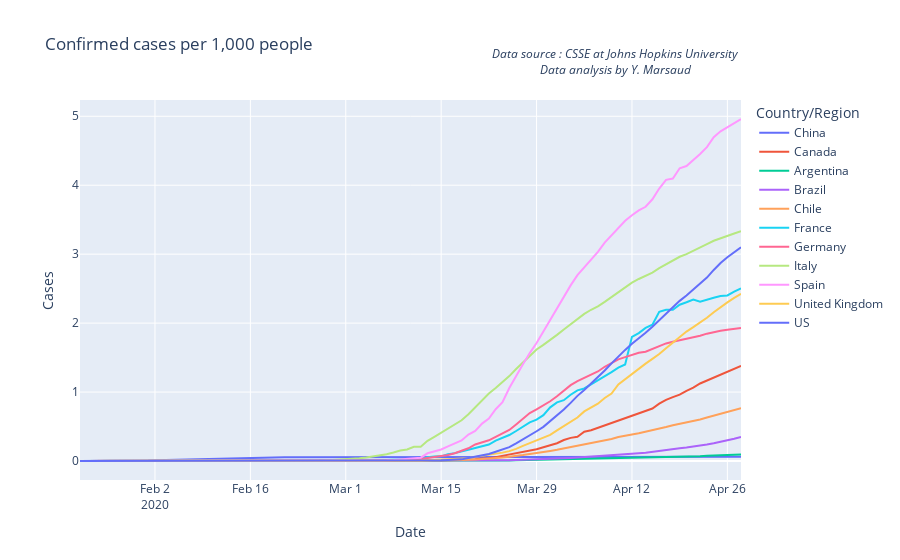
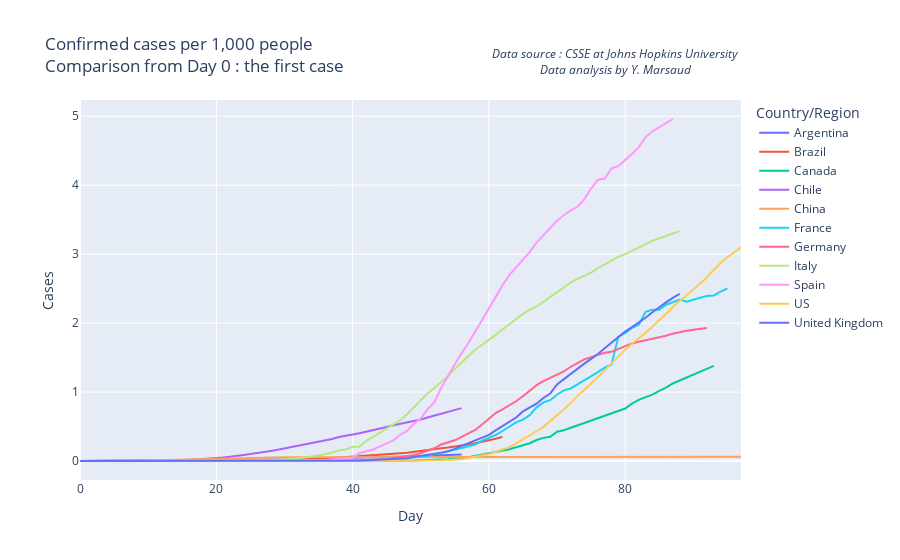

These figures' notebook cell, in order:
### Markdown cell above
#### Normalization of cases for comparison

### Code cell
time = confirmed.columns[-1]
meta = prepare_metadata('Confirmed')
#meta_to_html(meta)
confirmed_norm = normalize(confirmed,n)
#confirmed_norm.plot(title=title)
#plot_with_plotly(confirmed_norm,meta)
timeseries_with_plotly(confirmed_norm,meta)
firstcase_compare_plot(confirmed_norm,'Confirmed')
